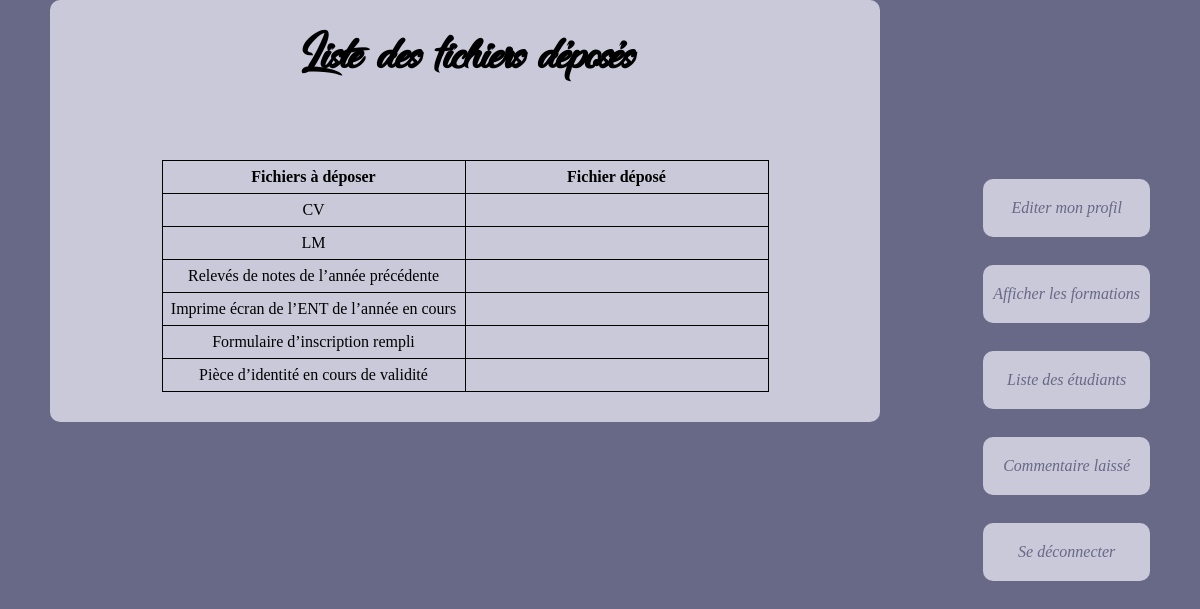
Before: /AddFilesE.php?id_etudiant=39 with the older database file.
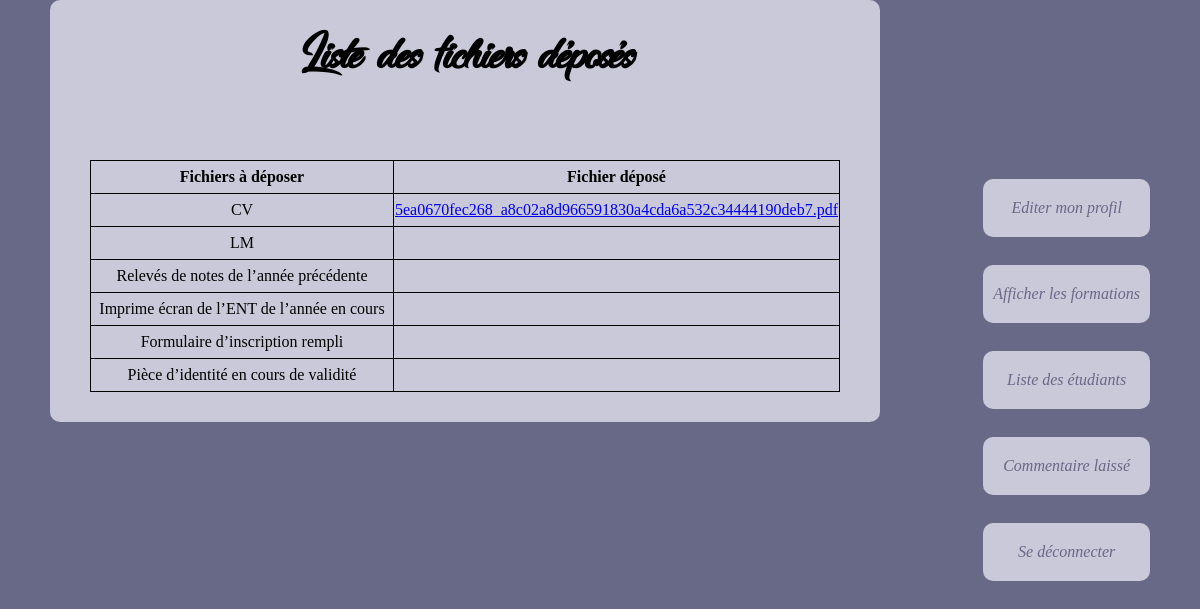
After: the same page with the newer database file.
### tables this page shows
CREATE TABLE `Documents` (
  `id_document` int(11) NOT NULL,
  `libelle` varchar(50) NOT NULL
);

CREATE TABLE `DocumentsFourni` (
  `id_file` int(11) NOT NULL,
  `name` varchar(255) NOT NULL,
  `mime` varchar(255) NOT NULL,
  `data` blob NOT NULL,
  `id_documents` int(11) NOT NULL,
  `id_etu` int(11) NOT NULL
);

### AddFilesE.php (the view, shortened to what this page needs)
<?php
$bdd = new PDO('mysql:host=localhost;dbname=Projet_Php', 'root', 'root');
?>
<!DOCTYPE html>
<html>
<head>
	<link rel="stylesheet" href="Content/css/nobel.css" />
</head>
<body>
	<main>
		<table>
			<h1>Liste des fichiers déposés</h1>
			<tr>
				<td>
					<STRONG>Fichiers à déposer</STRONG>
				</td>
				<td>
					<STRONG>Fichier déposé</STRONG>
				</td>
			</tr>
			<tr>
				<?php
				echo "<br><br>";
				$stat=$bdd->prepare('SELECT * from Documents d left join DocumentsFourni df on df.id_documents = d.id_document and df.id_etu=?');
						$stat->execute(array($_GET['id_etudiant']));
				while($lig = $stat->fetch()){
					echo "<tr>";
						echo "<td>".$lig['libelle']."</td>";
						echo "<td><a target='_blank' href='view.php?id_file=".$lig["id_file"]."'>".$lig["name"]."</a></td>";
					echo "</tr>";
				}
				?>
			</tr>
		</table>
	</main>
	<nav>
		<ul>
			<li><a href = "editerProfileP.php">Editer mon profil</a></li><br>
			<li><a href = "formationsP.php">Afficher les formations</a></li><br>
			<li><a href = "Etudiants.php">Liste des étudiants</a></li><br>
			<li><a href ="CommentaireL.php">Commentaire laissé</a></li><br>
			<li><a href = "Deconnexion.php">Se déconnecter</a></li><br>
		</ul>
	</nav>
</body>
</html>

Changed rows visible on the page:
no longer on this page (row unchanged): documents: libelle "CV"
added documentsfourni: id_documents.libelle "CV", name "5ea0670fec268_a8c02a8d966591830a4cda6a532c34444190deb7.pdf"
